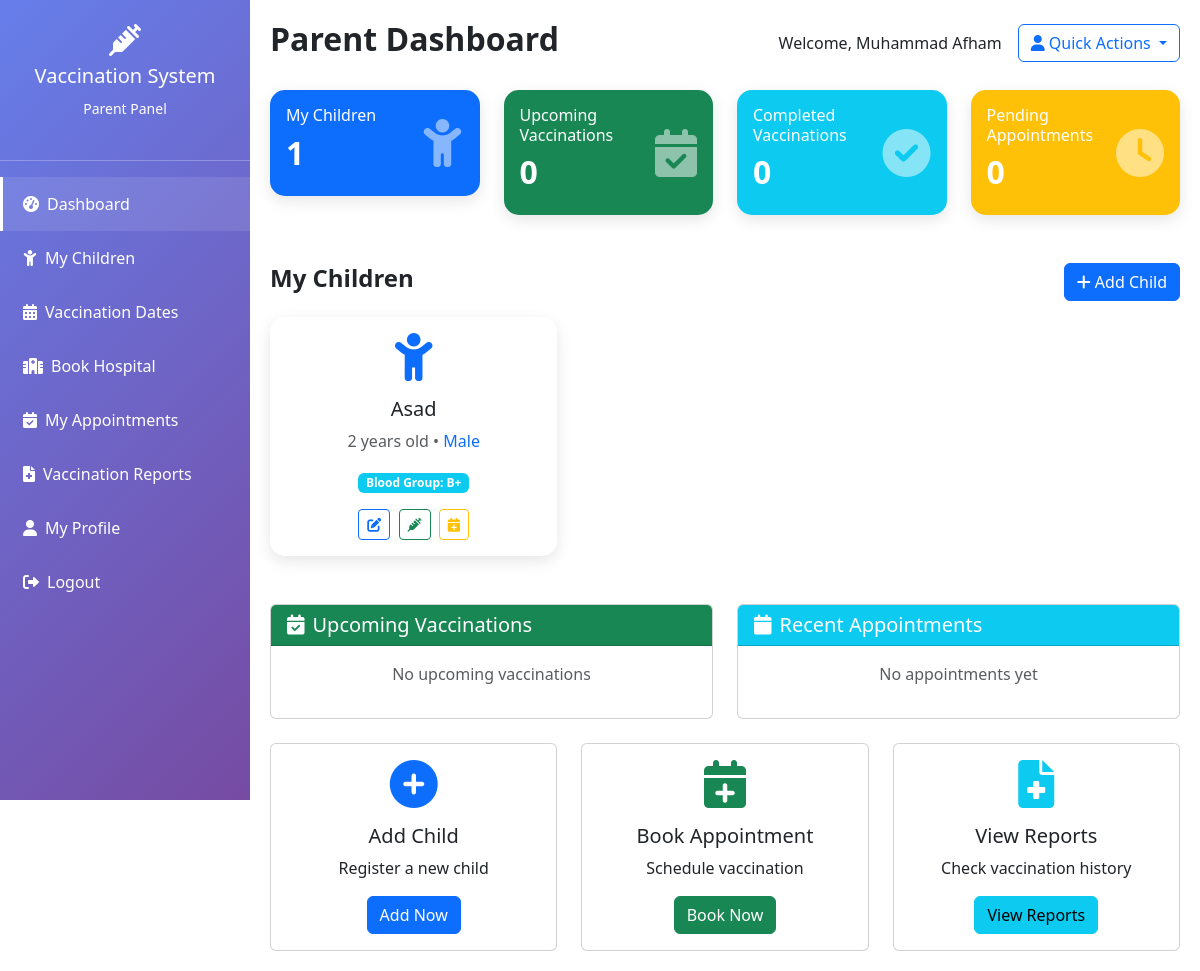
Page /parent/dashboard.php (signed in) on the committed database.
### tables this page shows
CREATE TABLE `children` (
  `id` int(11) NOT NULL AUTO_INCREMENT,
  `parent_id` int(11) NOT NULL,
  `name` varchar(100) NOT NULL,
  `date_of_birth` date NOT NULL,
  `gender` enum('male','female','other') NOT NULL,
  `birth_weight` decimal(5,2) DEFAULT NULL,
  `blood_group` varchar(5) DEFAULT NULL,
  `created_at` timestamp NOT NULL DEFAULT current_timestamp(),
  PRIMARY KEY (`id`),
  KEY `parent_id` (`parent_id`),
  CONSTRAINT `children_ibfk_1` FOREIGN KEY (`parent_id`) REFERENCES `users` (`id`) ON DELETE CASCADE
);

### parent/dashboard.php (the view, shortened to what the rows shown need)
<?php
$database = new Database();
$db = $database->getConnection();
$query = "SELECT * FROM children WHERE parent_id = :parent_id ORDER BY created_at DESC";
$stmt = $db->prepare($query);
$stmt->bindParam(':parent_id', $_SESSION['user_id']);
$stmt->execute();
$children = $stmt->fetchAll(PDO::FETCH_ASSOC);
$upcoming_vaccinations = [];
if (count($children) > 0) {
    $child_ids = array_column($children, 'id');
    $placeholders = implode(',', array_fill(0, count($child_ids), '?'));
    $query = "SELECT vs.*, v.name as vaccine_name, v.recommended_age_months,
                     h.name as hospital_name, c.name as child_name
              FROM vaccination_schedule vs
              JOIN vaccines v ON vs.vaccine_id = v.id
              LEFT JOIN hospitals h ON vs.hospital_id = h.id
              JOIN children c ON vs.child_id = c.id
              WHERE vs.child_id IN ($placeholders)
              AND vs.status = 'pending'
              AND vs.scheduled_date >= CURDATE()
              ORDER BY vs.scheduled_date ASC
              LIMIT 5";
    $stmt = $db->prepare($query);
    $stmt->execute($child_ids);
    $upcoming_vaccinations = $stmt->fetchAll(PDO::FETCH_ASSOC);
}
$vaccination_history = [];
if (count($children) > 0) {
    $query = "SELECT vs.*, v.name as vaccine_name, h.name as hospital_name, c.name as child_name
              FROM vaccination_schedule vs
              JOIN vaccines v ON vs.vaccine_id = v.id
              LEFT JOIN hospitals h ON vs.hospital_id = h.id
              JOIN children c ON vs.child_id = c.id
              WHERE vs.child_id IN ($placeholders)
              AND (vs.status = 'completed' OR vs.status = 'missed')
              ORDER BY vs.scheduled_date DESC
              LIMIT 5";
    $stmt = $db->prepare($query);
    $stmt->execute($child_ids);
    $vaccination_history = $stmt->fetchAll(PDO::FETCH_ASSOC);
}
$query = "SELECT a.*, h.name as hospital_name, v.name as vaccine_name, c.name as child_name
          FROM appointments a
          JOIN hospitals h ON a.hospital_id = h.id
          JOIN vaccines v ON a.vaccine_id = v.id
          JOIN children c ON a.child_id = c.id
          WHERE a.parent_id = :parent_id
          ORDER BY a.appointment_date DESC, a.appointment_time DESC
          LIMIT 5";
$stmt = $db->prepare($query);
$stmt->bindParam(':parent_id', $_SESSION['user_id']);
$stmt->execute();
$appointments = $stmt->fetchAll(PDO::FETCH_ASSOC);
?>
<!DOCTYPE html>
<html lang="en">
<head>
    <link href="https://cdn.jsdelivr.net/npm/bootstrap@5.3.0/dist/css/bootstrap.min.css" rel="stylesheet">
    <link href="https://cdnjs.cloudflare.com/ajax/libs/font-awesome/6.0.0/css/all.min.css" rel="stylesheet">
</head>
<body>
    <div class="main-content">
        <div class="d-flex justify-content-between align-items-center mb-4">
            <h2 class="fw-bold">Parent Dashboard</h2>
        </div>
        <div class="row g-4 mb-5">
            <div class="col-md-3">
                <div class="card stat-card text-white bg-primary">
                    <div class="card-body">
                        <div class="d-flex justify-content-between align-items-center">
                            <div>
                                <h2 class="fw-bold"><?php echo count($children); ?></h2>
                            </div>
                        </div>
                    </div>
                </div>
            </div>
            <div class="col-md-3">
                <div class="card stat-card text-white bg-success">
                    <div class="card-body">
                        <div class="d-flex justify-content-between align-items-center">
                            <div>
                                <h2 class="fw-bold"><?php echo count($upcoming_vaccinations); ?></h2>
                            </div>
                        </div>
                    </div>
                </div>
            </div>
            <div class="col-md-3">
                <div class="card stat-card text-white bg-info">
                    <div class="card-body">
                        <div class="d-flex justify-content-between align-items-center">
                            <div>
                                <h2 class="fw-bold"><?php echo count(array_filter($vaccination_history, fn($v) => $v['status'] === 'completed')); ?></h2>
                            </div>
                        </div>
                    </div>
                </div>
            </div>
            <div class="col-md-3">
                <div class="card stat-card text-white bg-warning">
                    <div class="card-body">
                        <div class="d-flex justify-content-between align-items-center">
                            <div>
                                <h2 class="fw-bold"><?php echo count(array_filter($appointments, fn($a) => $a['status'] === 'pending')); ?></h2>
                            </div>
                        </div>
                    </div>
                </div>
            </div>
        </div>
        <div class="row mb-5">
            <div class="col-12">
                <?php if (count($children) > 0): ?>
                    <div class="row g-4">
                        <?php foreach ($children as $child):
                            $age = date_diff(date_create($child['date_of_birth']), date_create('today'))->y;
                            $months = date_diff(date_create($child['date_of_birth']), date_create('today'))->m;
                        ?>
                            <div class="col-md-4">
                                <div class="card child-card">
                                    <div class="card-body text-center">
                                        <div class="mb-3">
                                            <i class="fas fa-child fa-3x text-<?php echo $child['gender'] === 'male' ? 'primary' : 'danger'; ?>"></i>
                                        </div>
                                        <h5 class="card-title"><?php echo $child['name']; ?></h5>
                                        <p class="text-muted">
                                            <?php echo $age > 0 ? $age . ' years' : $months . ' months'; ?> old •
                                            <span class="text-<?php echo $child['gender'] === 'male' ? 'primary' : 'danger'; ?>">
                                                <?php echo ucfirst($child['gender']); ?>
                                            </span>
                                        </p>
                                        <?php if ($child['blood_group']): ?>
                                            <span class="badge bg-info">Blood Group: <?php echo $child['blood_group']; ?></span>
                                        <?php endif; ?>
                                        <div class="mt-3">
                                            <a href="children.php?action=edit&id=<?php echo $child['id']; ?>" class="btn btn-sm btn-outline-primary me-1">
                                                <i class="fas fa-edit"></i>
                                            </a>
                                            <a href="vaccination_dates.php?child_id=<?php echo $child['id']; ?>" class="btn btn-sm btn-outline-success me-1">
                                                <i class="fas fa-syringe"></i>
                                            </a>
                                            <a href="book_hospital.php?child_id=<?php echo $child['id']; ?>" class="btn btn-sm btn-outline-warning">
                                                <i class="fas fa-calendar-plus"></i>
                                            </a>
                                        </div>
                                    </div>
                                </div>
                            </div>
                        <?php endforeach; ?>
                    </div>
                <?php endif; ?>
            </div>
        </div>
    </div>
</body>
</html>

### rows in the picture
children: name "Asad", date_of_birth "2", gender "Male", blood_group "B+"

### other values in the picture
$_SESSION['full_name'] "Muhammad Afham"
count($children) "1"
count($upcoming_vaccinations) "0"
